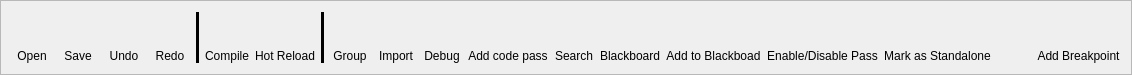
    <widget class="QFrame" name="toolbar">
     <property name="minimumSize">
      <size>
       <width>0</width>
       <height>75</height>
      </size>
     </property>
     <property name="maximumSize">
      <size>
       <width>16777215</width>
       <height>75</height>
      </size>
     </property>
     <property name="frameShape">
      <enum>QFrame::StyledPanel</enum>
     </property>
     <property name="frameShadow">
      <enum>QFrame::Raised</enum>
     </property>
     <layout class="QHBoxLayout" name="horizontalLayout_2">
      <item>
       <layout class="QVBoxLayout" name="verticalLayout_2">
        <property name="spacing">
         <number>0</number>
        </property>
        <item>
         <widget class="QPushButton" name="open_fg">
          <property name="minimumSize">
           <size>
            <width>32</width>
            <height>40</height>
           </size>
          </property>
          <property name="text">
           <string/>
          </property>
          <property name="icon">
           <iconset resource="../../../Resources/RZEResources.qrc">
            <normaloff>:/rzeditor/fg_toolbar_icons/open.png</normaloff>:/rzeditor/fg_toolbar_icons/open.png</iconset>
          </property>
          <property name="iconSize">
           <size>
            <width>32</width>
            <height>32</height>
           </size>
          </property>
          <property name="flat">
           <bool>true</bool>
          </property>
         </widget>
        </item>
        <item>
         <widget class="QLabel" name="label">
          <property name="text">
           <string>Open</string>
          </property>
          <property name="alignment">
           <set>Qt::AlignCenter</set>
          </property>
         </widget>
        </item>
       </layout>
      </item>
      <item>
       <layout class="QVBoxLayout" name="verticalLayout_3">
        <property name="spacing">
         <number>0</number>
        </property>
        <item>
         <widget class="QPushButton" name="save_fg">
          <property name="minimumSize">
           <size>
            <width>32</width>
            <height>40</height>
           </size>
          </property>
          <property name="text">
           <string/>
          </property>
          <property name="icon">
           <iconset resource="../../../Resources/RZEResources.qrc">
            <normaloff>:/rzeditor/fg_toolbar_icons/save.png</normaloff>:/rzeditor/fg_toolbar_icons/save.png</iconset>
          </property>
          <property name="iconSize">
           <size>
            <width>32</width>
            <height>32</height>
           </size>
          </property>
          <property name="flat">
           <bool>true</bool>
          </property>
         </widget>
        </item>
        <item>
         <widget class="QLabel" name="label_2">
          <property name="text">
           <string>Save</string>
          </property>
          <property name="alignment">
           <set>Qt::AlignCenter</set>
          </property>
         </widget>
        </item>
       </layout>
      </item>
      <item>
       <layout class="QVBoxLayout" name="verticalLayout_5">
        <property name="spacing">
         <number>0</number>
        </property>
        <item>
         <widget class="QPushButton" name="undo">
          <property name="minimumSize">
           <size>
            <width>32</width>
            <height>40</height>
           </size>
          </property>
          <property name="text">
           <string/>
          </property>
          <property name="icon">
           <iconset resource="../../../Resources/RZEResources.qrc">
            <normaloff>:/rzeditor/fg_toolbar_icons/undo.png</normaloff>:/rzeditor/fg_toolbar_icons/undo.png</iconset>
          </property>
          <property name="iconSize">
           <size>
            <width>32</width>
            <height>32</height>
           </size>
          </property>
          <property name="flat">
           <bool>true</bool>
          </property>
         </widget>
        </item>
        <item>
         <widget class="QLabel" name="label_4">
          <property name="text">
           <string>Undo</string>
          </property>
          <property name="alignment">
           <set>Qt::AlignCenter</set>
          </property>
         </widget>
        </item>
       </layout>
      </item>
      <item>
       <layout class="QVBoxLayout" name="verticalLayout_6">
        <property name="spacing">
         <number>0</number>
        </property>
        <item>
         <widget class="QPushButton" name="redo">
          <property name="minimumSize">
           <size>
            <width>32</width>
            <height>40</height>
           </size>
          </property>
          <property name="text">
           <string/>
          </property>
          <property name="icon">
           <iconset resource="../../../Resources/RZEResources.qrc">
            <normaloff>:/rzeditor/fg_toolbar_icons/redo.png</normaloff>:/rzeditor/fg_toolbar_icons/redo.png</iconset>
          </property>
          <property name="iconSize">
           <size>
            <width>32</width>
            <height>32</height>
           </size>
          </property>
          <property name="flat">
           <bool>true</bool>
          </property>
         </widget>
        </item>
        <item>
         <widget class="QLabel" name="label_5">
          <property name="text">
           <string>Redo</string>
          </property>
          <property name="alignment">
           <set>Qt::AlignCenter</set>
          </property>
         </widget>
        </item>
       </layout>
      </item>
      <item>
       <widget class="Line" name="line">
        <property name="styleSheet">
         <string notr="true">line:{
color:#ff00ff
}</string>
        </property>
        <property name="frameShadow">
         <enum>QFrame::Plain</enum>
        </property>
        <property name="lineWidth">
         <number>3</number>
        </property>
        <property name="midLineWidth">
         <number>0</number>
        </property>
        <property name="orientation">
         <enum>Qt::Vertical</enum>
        </property>
       </widget>
      </item>
      <item>
       <layout class="QVBoxLayout" name="verticalLayout_4">
        <property name="spacing">
         <number>0</number>
        </property>
        <item>
         <widget class="QPushButton" name="compile">
          <property name="minimumSize">
           <size>
            <width>32</width>
            <height>40</height>
           </size>
          </property>
          <property name="text">
           <string/>
          </property>
          <property name="icon">
           <iconset resource="../../../Resources/RZEResources.qrc">
            <normaloff>:/rzeditor/fg_toolbar_icons/compile.png</normaloff>:/rzeditor/fg_toolbar_icons/compile.png</iconset>
          </property>
          <property name="iconSize">
           <size>
            <width>32</width>
            <height>32</height>
           </size>
          </property>
          <property name="flat">
           <bool>true</bool>
          </property>
         </widget>
        </item>
        <item>
         <widget class="QLabel" name="label_3">
          <property name="text">
           <string>Compile</string>
          </property>
          <property name="alignment">
           <set>Qt::AlignCenter</set>
          </property>
         </widget>
        </item>
       </layout>
      </item>
      <item>
       <layout class="QVBoxLayout" name="verticalLayout_7">
        <property name="spacing">
         <number>0</number>
        </property>
        <item>
         <widget class="QPushButton" name="hot_reload">
          <property name="minimumSize">
           <size>
            <width>32</width>
            <height>40</height>
           </size>
          </property>
          <property name="text">
           <string/>
          </property>
          <property name="icon">
           <iconset resource="../../../Resources/RZEResources.qrc">
            <normaloff>:/rzeditor/fg_toolbar_icons/hot_reload.png</normaloff>:/rzeditor/fg_toolbar_icons/hot_reload.png</iconset>
          </property>
          <property name="iconSize">
           <size>
            <width>32</width>
            <height>32</height>
           </size>
          </property>
          <property name="flat">
           <bool>true</bool>
          </property>
         </widget>
        </item>
        <item>
         <widget class="QLabel" name="label_6">
          <property name="text">
           <string>Hot Reload</string>
          </property>
          <property name="alignment">
           <set>Qt::AlignCenter</set>
          </property>
         </widget>
        </item>
       </layout>
      </item>
      <item>
       <widget class="Line" name="line_2">
        <property name="autoFillBackground">
         <bool>false</bool>
        </property>
        <property name="styleSheet">
         <string notr="true">line_2:{
    background-color: rgb(255, 255, 255);
    width: 5px;
    border-width: 5px;
    border-color: #ffffff;
}</string>
        </property>
        <property name="frameShadow">
         <enum>QFrame::Plain</enum>
        </property>
        <property name="lineWidth">
         <number>3</number>
        </property>
        <property name="orientation">
         <enum>Qt::Vertical</enum>
        </property>
       </widget>
      </item>
      <item>
       <layout class="QVBoxLayout" name="verticalLayout_8">
        <property name="spacing">
         <number>0</number>
        </property>
        <item>
         <widget class="QPushButton" name="group">
          <property name="minimumSize">
           <size>
            <width>32</width>
            <height>40</height>
           </size>
          </property>
          <property name="text">
           <string/>
          </property>
          <property name="icon">
           <iconset resource="../../../Resources/RZEResources.qrc">
            <normaloff>:/rzeditor/fg_toolbar_icons/group.png</normaloff>:/rzeditor/fg_toolbar_icons/group.png</iconset>
          </property>
          <property name="iconSize">
           <size>
            <width>32</width>
            <height>32</height>
           </size>
          </property>
          <property name="flat">
           <bool>true</bool>
          </property>
         </widget>
        </item>
        <item>
         <widget class="QLabel" name="label_7">
          <property name="text">
           <string>Group</string>
          </property>
          <property name="alignment">
           <set>Qt::AlignCenter</set>
          </property>
         </widget>
        </item>
       </layout>
      </item>
      <item>
       <layout class="QVBoxLayout" name="verticalLayout_9">
        <property name="spacing">
         <number>0</number>
        </property>
        <item>
         <widget class="QPushButton" name="import_2">
          <property name="minimumSize">
           <size>
            <width>32</width>
            <height>40</height>
           </size>
          </property>
          <property name="text">
           <string/>
          </property>
          <property name="icon">
           <iconset resource="../../../Resources/RZEResources.qrc">
            <normaloff>:/rzeditor/fg_toolbar_icons/import.png</normaloff>:/rzeditor/fg_toolbar_icons/import.png</iconset>
          </property>
          <property name="iconSize">
           <size>
            <width>32</width>
            <height>32</height>
           </size>
          </property>
          <property name="flat">
           <bool>true</bool>
          </property>
         </widget>
        </item>
        <item>
         <widget class="QLabel" name="label_8">
          <property name="text">
           <string>Import</string>
          </property>
          <property name="alignment">
           <set>Qt::AlignCenter</set>
          </property>
         </widget>
        </item>
       </layout>
      </item>
      <item>
       <layout class="QVBoxLayout" name="verticalLayout_10">
        <property name="spacing">
         <number>0</number>
        </property>
        <item>
         <widget class="QPushButton" name="debug">
          <property name="minimumSize">
           <size>
            <width>32</width>
            <height>40</height>
           </size>
          </property>
          <property name="text">
           <string/>
          </property>
          <property name="icon">
           <iconset resource="../../../Resources/RZEResources.qrc">
            <normaloff>:/rzeditor/fg_toolbar_icons/debug.png</normaloff>:/rzeditor/fg_toolbar_icons/debug.png</iconset>
          </property>
          <property name="iconSize">
           <size>
            <width>32</width>
            <height>32</height>
           </size>
          </property>
          <property name="flat">
           <bool>true</bool>
          </property>
         </widget>
        </item>
        <item>
         <widget class="QLabel" name="label_9">
          <property name="text">
           <string>Debug</string>
          </property>
          <property name="alignment">
           <set>Qt::AlignCenter</set>
          </property>
         </widget>
        </item>
       </layout>
      </item>
      <item>
       <layout class="QVBoxLayout" name="verticalLayout_11">
        <property name="spacing">
         <number>0</number>
        </property>
        <item>
         <widget class="QPushButton" name="add_code_pass">
          <property name="minimumSize">
           <size>
            <width>32</width>
            <height>40</height>
           </size>
          </property>
          <property name="text">
           <string/>
          </property>
          <property name="icon">
           <iconset resource="../../../Resources/RZEResources.qrc">
            <normaloff>:/rzeditor/fg_toolbar_icons/add_code_pass.png</normaloff>:/rzeditor/fg_toolbar_icons/add_code_pass.png</iconset>
          </property>
          <property name="iconSize">
           <size>
            <width>32</width>
            <height>32</height>
           </size>
          </property>
          <property name="flat">
           <bool>true</bool>
          </property>
         </widget>
        </item>
        <item>
         <widget class="QLabel" name="label_10">
          <property name="text">
           <string>Add code pass</string>
          </property>
          <property name="alignment">
           <set>Qt::AlignCenter</set>
          </property>
          <property name="wordWrap">
           <bool>false</bool>
          </property>
         </widget>
        </item>
       </layout>
      </item>
      <item>
       <layout class="QVBoxLayout" name="verticalLayout_12">
        <property name="spacing">
         <number>0</number>
        </property>
        <item>
         <widget class="QPushButton" name="search">
          <property name="minimumSize">
           <size>
            <width>32</width>
            <height>40</height>
           </size>
          </property>
          <property name="text">
           <string/>
          </property>
          <property name="icon">
           <iconset resource="../../../Resources/RZEResources.qrc">
            <normaloff>:/rzeditor/fg_toolbar_icons/search.png</normaloff>:/rzeditor/fg_toolbar_icons/search.png</iconset>
          </property>
          <property name="iconSize">
           <size>
            <width>32</width>
            <height>32</height>
           </size>
          </property>
          <property name="flat">
           <bool>true</bool>
          </property>
         </widget>
        </item>
        <item>
         <widget class="QLabel" name="label_11">
          <property name="text">
           <string>Search</string>
          </property>
          <property name="alignment">
           <set>Qt::AlignCenter</set>
          </property>
         </widget>
        </item>
       </layout>
      </item>
      <item>
       <layout class="QVBoxLayout" name="verticalLayout_13">
        <property name="spacing">
         <number>0</number>
        </property>
        <item>
         <widget class="QPushButton" name="blackboard">
          <property name="minimumSize">
           <size>
            <width>32</width>
            <height>40</height>
           </size>
          </property>
          <property name="text">
           <string/>
          </property>
          <property name="icon">
           <iconset resource="../../../Resources/RZEResources.qrc">
            <normaloff>:/rzeditor/fg_toolbar_icons/blackboard.png</normaloff>:/rzeditor/fg_toolbar_icons/blackboard.png</iconset>
          </property>
          <property name="iconSize">
           <size>
            <width>32</width>
            <height>32</height>
           </size>
          </property>
          <property name="flat">
           <bool>true</bool>
          </property>
         </widget>
        </item>
        <item>
         <widget class="QLabel" name="label_12">
          <property name="text">
           <string>Blackboard</string>
          </property>
          <property name="alignment">
           <set>Qt::AlignCenter</set>
          </property>
          <property name="wordWrap">
           <bool>false</bool>
          </property>
         </widget>
        </item>
       </layout>
      </item>
      <item>
       <layout class="QVBoxLayout" name="verticalLayout_14">
        <property name="spacing">
         <number>0</number>
        </property>
        <item>
         <widget class="QPushButton" name="add_to_blackboard">
          <property name="minimumSize">
           <size>
            <width>32</width>
            <height>40</height>
           </size>
          </property>
          <property name="text">
           <string/>
          </property>
          <property name="icon">
           <iconset resource="../../../Resources/RZEResources.qrc">
            <normaloff>:/rzeditor/fg_toolbar_icons/add_blackboard.png</normaloff>:/rzeditor/fg_toolbar_icons/add_blackboard.png</iconset>
          </property>
          <property name="iconSize">
           <size>
            <width>32</width>
            <height>32</height>
           </size>
          </property>
          <property name="flat">
           <bool>true</bool>
          </property>
         </widget>
        </item>
        <item>
         <widget class="QLabel" name="label_13">
          <property name="text">
           <string>Add to Blackboad</string>
          </property>
          <property name="alignment">
           <set>Qt::AlignCenter</set>
          </property>
          <property name="wordWrap">
           <bool>false</bool>
          </property>
         </widget>
        </item>
       </layout>
      </item>
      <item>
       <layout class="QVBoxLayout" name="verticalLayout_15">
        <property name="spacing">
         <number>0</number>
        </property>
        <item>
         <widget class="QPushButton" name="disable_pass">
          <property name="minimumSize">
           <size>
            <width>32</width>
            <height>40</height>
           </size>
          </property>
          <property name="text">
           <string/>
          </property>
          <property name="icon">
           <iconset resource="../../../Resources/RZEResources.qrc">
            <normaloff>:/rzeditor/fg_toolbar_icons/disable_pass.png</normaloff>:/rzeditor/fg_toolbar_icons/disable_pass.png</iconset>
          </property>
          <property name="iconSize">
           <size>
            <width>32</width>
            <height>32</height>
           </size>
          </property>
          <property name="flat">
           <bool>true</bool>
          </property>
         </widget>
        </item>
        <item>
         <widget class="QLabel" name="label_14">
          <property name="text">
           <string>Enable/Disable Pass</string>
          </property>
          <property name="alignment">
           <set>Qt::AlignCenter</set>
          </property>
          <property name="wordWrap">
           <bool>false</bool>
          </property>
         </widget>
        </item>
       </layout>
      </item>
      <item>
       <layout class="QVBoxLayout" name="verticalLayout_17">
        <property name="spacing">
         <number>0</number>
        </property>
        <item>
         <widget class="QPushButton" name="mask_as_standalone">
          <property name="minimumSize">
           <size>
            <width>32</width>
            <height>40</height>
           </size>
          </property>
          <property name="text">
           <string/>
          </property>
          <property name="icon">
           <iconset resource="../../../Resources/RZEResources.qrc">
            <normaloff>:/rzeditor/fg_toolbar_icons/mark_standalone_pass.png</normaloff>:/rzeditor/fg_toolbar_icons/mark_standalone_pass.png</iconset>
          </property>
          <property name="iconSize">
           <size>
            <width>32</width>
            <height>32</height>
           </size>
          </property>
          <property name="flat">
           <bool>true</bool>
          </property>
         </widget>
        </item>
        <item>
         <widget class="QLabel" name="label_16">
          <property name="text">
           <string>Mark as Standalone</string>
          </property>
          <property name="scaledContents">
           <bool>true</bool>
          </property>
          <property name="alignment">
           <set>Qt::AlignCenter</set>
          </property>
          <property name="wordWrap">
           <bool>true</bool>
          </property>
         </widget>
        </item>
       </layout>
      </item>
      <item>
       <spacer name="horizontalSpacer">
        <property name="orientation">
         <enum>Qt::Horizontal</enum>
        </property>
        <property name="sizeHint" stdset="0">
         <size>
          <width>40</width>
          <height>20</height>
         </size>
        </property>
       </spacer>
      </item>
      <item>
       <layout class="QVBoxLayout" name="verticalLayout_18">
        <property name="spacing">
         <number>0</number>
        </property>
        <item>
         <widget class="QPushButton" name="mask_as_standalone_2">
          <property name="minimumSize">
           <size>
            <width>32</width>
            <height>40</height>
           </size>
          </property>
          <property name="text">
           <string/>
          </property>
          <property name="icon">
           <iconset resource="../../../Resources/RZEResources.qrc">
            <normaloff>:/rzeditor/fg_toolbar_icons/breakpoint.png</normaloff>:/rzeditor/fg_toolbar_icons/breakpoint.png</iconset>
          </property>
          <property name="iconSize">
           <size>
            <width>32</width>
            <height>32</height>
           </size>
          </property>
          <property name="flat">
           <bool>true</bool>
          </property>
         </widget>
        </item>
        <item>
         <widget class="QLabel" name="label_17">
          <property name="text">
           <string>Add Breakpoint</string>
          </property>
          <property name="alignment">
           <set>Qt::AlignCenter</set>
          </property>
          <property name="wordWrap">
           <bool>false</bool>
          </property>
         </widget>
        </item>
       </layout>
      </item>
     </layout>
    </widget>
